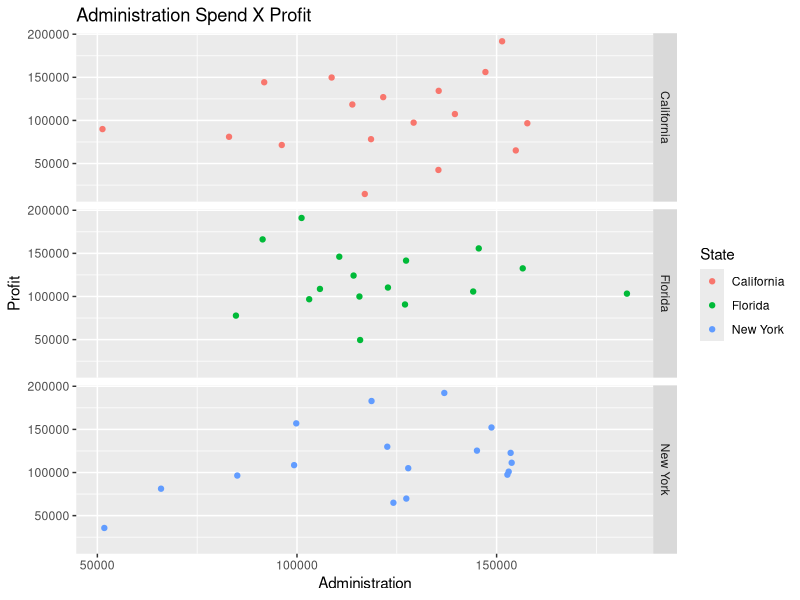
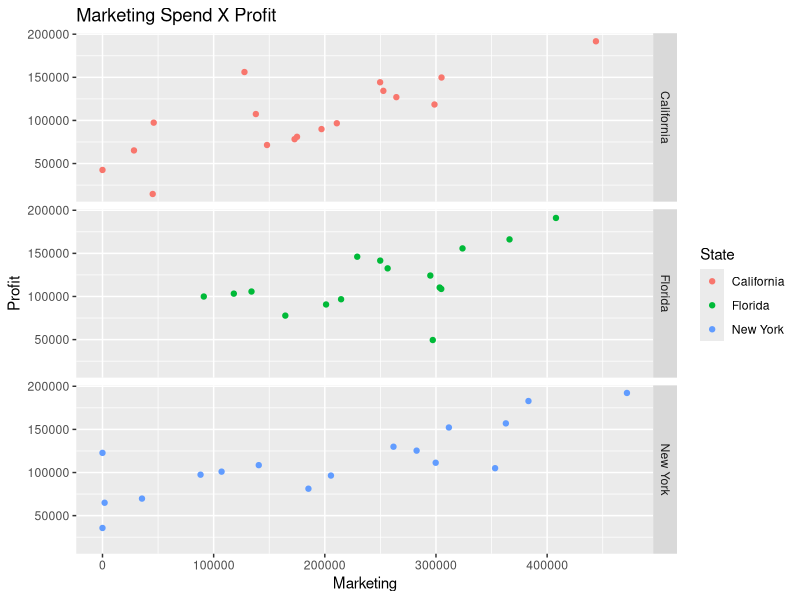
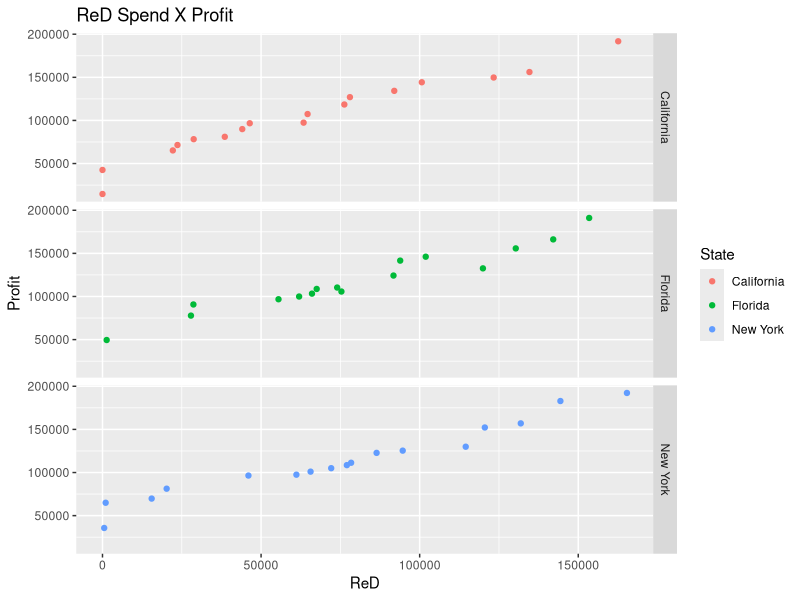
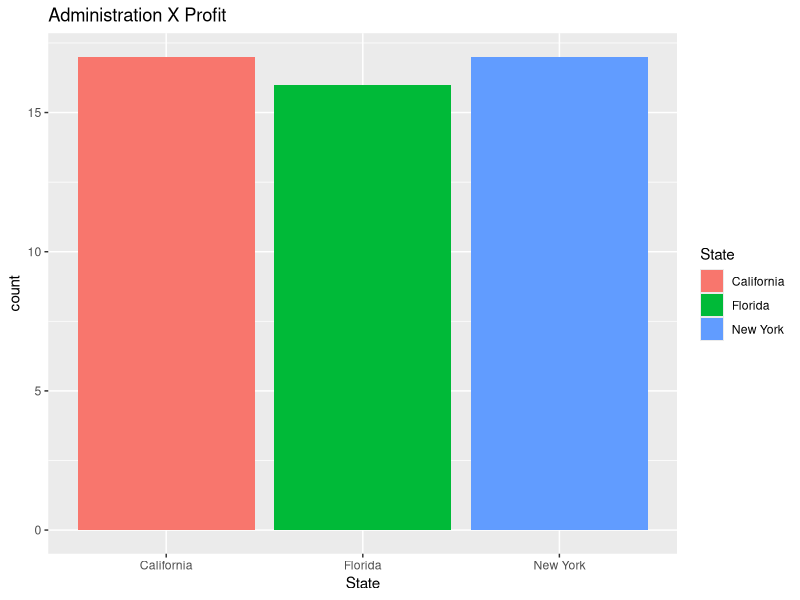
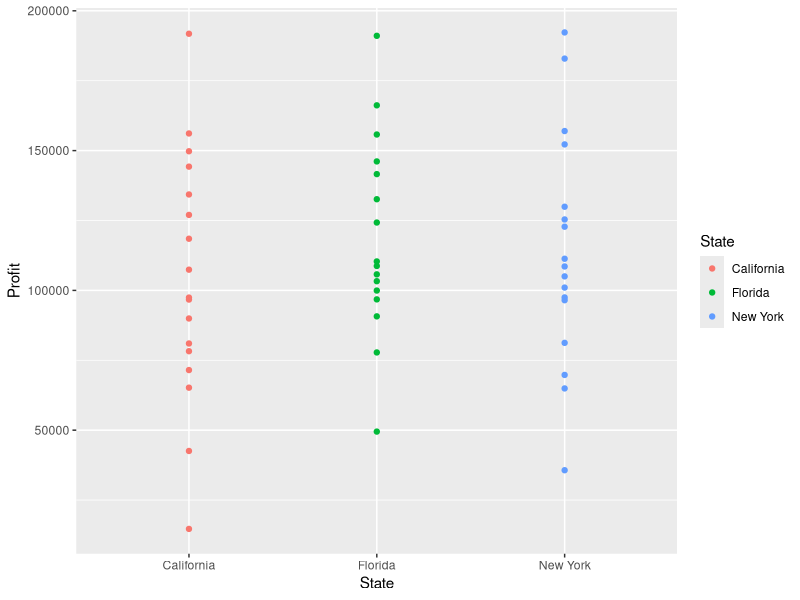

Here is the R script that generated these plots, in order:
## ---- chunk 1
library(tidyverse)
options(scipen = 999)

dataset = read_csv(here::here("data/50_startups.csv"),
                 col_types = "dddcd")
## ---- chunk 2
library(ggplot2)
ggplot(data = dataset) +
  geom_point(aes(x = Administration, y = Profit, color = State)) +
  facet_grid(State ~ .) +
  ggtitle('Administration Spend X Profit')

ggplot(data = dataset) +
  geom_point(aes(x = Marketing, y = Profit, color = State)) +
  facet_grid(State ~ .) +
  ggtitle('Marketing Spend X Profit')

ggplot(data = dataset) +
  geom_point(aes(x = ReD, y = Profit, color = State)) +
  facet_grid(State ~ .) +
  ggtitle('ReD Spend X Profit')

ggplot(data = dataset) +
  geom_bar(aes(State, fill = State)) +
  ggtitle('Administration X Profit')

ggplot(data = dataset) +
  geom_point(aes(x = State, y = Profit, color = State))

## ---- chunk 3
cor(dataset$Administration, dataset$Profit)
cor(dataset$Marketing, dataset$Profit)
cor(dataset$ReD, dataset$Profit)
## ---- chunk 4
regressor = lm(formula = Profit ~ Administration + Marketing + ReD, data = dataset)
summary(regressor)

regressor = lm(formula = Profit ~ Administration + ReD, data = dataset)
summary(regressor)

regressor = lm(formula = Profit ~ ReD, data = dataset)
summary(regressor)
## ---- chunk 5
anova(regressor)
anovaTest = aov(regressor, data = dataset)
summary(anovaTest)
